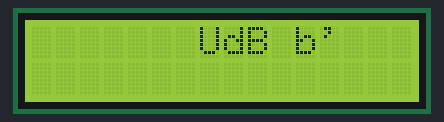
Simulated run of this program. Board: Raspberry Pi (BCM pin numbers). Parts: 16×2 character LCD.

Above: at 0.3 s.

The program:

lcd_writer.py
```python
import smbus
import time

# Define some device parameters
I2C_ADDR  = 0x27 # I2C device address, if any error, change this address to 0x3f
LCD_WIDTH = 16   # Maximum characters per line

# Define some device constants
LCD_CHR = 1 # Mode - Sending data
LCD_CMD = 0 # Mode - Sending command

LCD_LINE_1 = 0x80 # LCD RAM address for the 1st line
LCD_LINE_2 = 0xC0 # LCD RAM address for the 2nd line
LCD_LINE_3 = 0x94 # LCD RAM address for the 3rd line
LCD_LINE_4 = 0xD4 # LCD RAM address for the 4th line

LCD_BACKLIGHT  = 0x08  # On
#LCD_BACKLIGHT = 0x00  # Off

ENABLE = 0b00000100 # Enable bit

# Timing constants
E_PULSE = 0.0005
E_DELAY = 0.0005

#Open I2C interface
#bus = smbus.SMBus(0)  # Rev 1 Pi uses 0
bus = smbus.SMBus(1) # Rev 2 Pi uses 1

def lcd_init():
  # Initialise display
  lcd_byte(0x33,LCD_CMD) # 110011 Initialise
  lcd_byte(0x32,LCD_CMD) # 110010 Initialise
  lcd_byte(0x06,LCD_CMD) # 000110 Cursor move direction
  lcd_byte(0x0C,LCD_CMD) # 001100 Display On,Cursor Off, Blink Off
  lcd_byte(0x28,LCD_CMD) # 101000 Data length, number of lines, font size
  lcd_byte(0x01,LCD_CMD) # 000001 Clear display
  time.sleep(E_DELAY)

def lcd_byte(bits, mode):
  # Send byte to data pins
  # bits = the data
  # mode = 1 for data
  #        0 for command

  bits_high = mode | (bits & 0xF0) | LCD_BACKLIGHT
  bits_low = mode | ((bits<<4) & 0xF0) | LCD_BACKLIGHT

  # High bits
  bus.write_byte(I2C_ADDR, bits_high)
  lcd_toggle_enable(bits_high)

  # Low bits
  bus.write_byte(I2C_ADDR, bits_low)
  lcd_toggle_enable(bits_low)
  bus.write_byte(I2C_ADDR, bits_low)
  lcd_toggle_enable(bits_low)

def lcd_toggle_enable(bits):
  # Toggle enable
  time.sleep(E_DELAY)
  bus.write_byte(I2C_ADDR, (bits | ENABLE))
  time.sleep(E_PULSE)
  bus.write_byte(I2C_ADDR,(bits & ~ENABLE))
  time.sleep(E_DELAY)

def lcd_string(message,line):
  # Send string to display

  message = message.ljust(LCD_WIDTH," ")

  lcd_byte(line, LCD_CMD)

  for i in range(LCD_WIDTH):
    lcd_byte(ord(message[i]),LCD_CHR)

def main():
  # Main program block

  # Initialise display
  lcd_init()
  while True:

    # Send some test
    lcd_string("Created by         <",LCD_LINE_1)
    lcd_string("Osoyoo.com        <",LCD_LINE_2)

    time.sleep(3)

    # Send some more text
    lcd_string("> Tutorial Url:",LCD_LINE_1)
    lcd_string("> http://osoyoo.com",LCD_LINE_2)

    time.sleep(3)

if __name__ == '__main__':
  try:
    main()
  except KeyboardInterrupt:
    pass
  finally:
    lcd_byte(0x01, LCD_CMD)

  bus.write_byte(I2C_ADDR, bits_low)
  lcd_toggle_enable(bits_low)

def lcd_toggle_enable(bits):
  # Toggle enable
  time.sleep(E_DELAY)
  bus.write_byte(I2C_ADDR, (bits | ENABLE))
  time.sleep(E_PULSE)
  bus.write_byte(I2C_ADDR,(bits & ~ENABLE))
  time.sleep(E_DELAY)

def lcd_string(message,line):
  # Send string to display

  message = message.ljust(LCD_WIDTH," ")

  lcd_byte(line, LCD_CMD)

  for i in range(LCD_WIDTH):
    lcd_byte(ord(message[i]),LCD_CHR)


class IspisNaLCD():
    def __init__(self):
        lcd_init()
    def setPisi(self,porukaL1,porukaL2,vreme):
        try:
                lcd_string(porukaL1,LCD_LINE_1)
                lcd_string(porukaL2,LCD_LINE_2)
                time.sleep(vreme)
        except KeyboardInterrupt:
                lcd_byte(0x01, LCD_CMD)
                raise
        finally:
                lcd_byte(0x01, LCD_CMD)


#TESTIRANJE
#obj = IspisNaLCD()
#while(True):
#    obj.setPisi("SANDRA","PITON", 1)
```

Measured:
- what the display in image 0 shows lasts 3.0 s, from 0.3 s to 3.3 s
